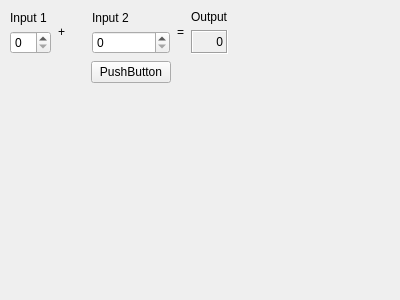
<?xml version="1.0" encoding="UTF-8"?>
<ui version="4.0">
 <class>CalculatorForm</class>
 <widget class="QWidget" name="CalculatorForm">
  <property name="geometry">
   <rect>
    <x>0</x>
    <y>0</y>
    <width>400</width>
    <height>300</height>
   </rect>
  </property>
  <property name="sizePolicy">
   <sizepolicy hsizetype="Preferred" vsizetype="Preferred">
    <horstretch>0</horstretch>
    <verstretch>0</verstretch>
   </sizepolicy>
  </property>
  <property name="windowTitle">
   <string>Calculator Form</string>
  </property>
  <layout class="QGridLayout">
   <property name="leftMargin">
    <number>9</number>
   </property>
   <property name="topMargin">
    <number>9</number>
   </property>
   <property name="rightMargin">
    <number>9</number>
   </property>
   <property name="bottomMargin">
    <number>9</number>
   </property>
   <property name="spacing">
    <number>6</number>
   </property>
   <item row="0" column="1">
    <widget class="QLabel" name="label_3">
     <property name="text">
      <string>+</string>
     </property>
     <property name="alignment">
      <set>Qt::AlignCenter</set>
     </property>
    </widget>
   </item>
   <item row="0" column="0">
    <layout class="QVBoxLayout">
     <property name="spacing">
      <number>6</number>
     </property>
     <property name="leftMargin">
      <number>1</number>
     </property>
     <property name="topMargin">
      <number>1</number>
     </property>
     <property name="rightMargin">
      <number>1</number>
     </property>
     <property name="bottomMargin">
      <number>1</number>
     </property>
     <item>
      <widget class="QLabel" name="label">
       <property name="text">
        <string>Input 1</string>
       </property>
      </widget>
     </item>
     <item>
      <widget class="QSpinBox" name="inputSpinBox1"/>
     </item>
    </layout>
   </item>
   <item row="2" column="2">
    <spacer name="verticalSpacer">
     <property name="orientation">
      <enum>Qt::Vertical</enum>
     </property>
     <property name="sizeHint" stdset="0">
      <size>
       <width>20</width>
       <height>40</height>
      </size>
     </property>
    </spacer>
   </item>
   <item row="0" column="3">
    <layout class="QVBoxLayout">
     <property name="spacing">
      <number>6</number>
     </property>
     <property name="leftMargin">
      <number>1</number>
     </property>
     <property name="topMargin">
      <number>1</number>
     </property>
     <property name="rightMargin">
      <number>1</number>
     </property>
     <property name="bottomMargin">
      <number>1</number>
     </property>
     <item>
      <widget class="QLabel" name="label_2">
       <property name="text">
        <string>Input 2</string>
       </property>
      </widget>
     </item>
     <item>
      <widget class="QSpinBox" name="inputSpinBox2"/>
     </item>
    </layout>
   </item>
   <item row="0" column="5">
    <layout class="QVBoxLayout">
     <property name="spacing">
      <number>6</number>
     </property>
     <property name="leftMargin">
      <number>1</number>
     </property>
     <property name="topMargin">
      <number>1</number>
     </property>
     <property name="rightMargin">
      <number>1</number>
     </property>
     <property name="bottomMargin">
      <number>1</number>
     </property>
     <item>
      <widget class="QLabel" name="label_2_2_2">
       <property name="text">
        <string>Output</string>
       </property>
      </widget>
     </item>
     <item>
      <widget class="QLabel" name="outputWidget">
       <property name="frameShape">
        <enum>QFrame::Box</enum>
       </property>
       <property name="frameShadow">
        <enum>QFrame::Sunken</enum>
       </property>
       <property name="text">
        <string>0</string>
       </property>
       <property name="alignment">
        <set>Qt::AlignAbsolute|Qt::AlignBaseline|Qt::AlignBottom|Qt::AlignCenter|Qt::AlignHCenter|Qt::AlignHorizontal_Mask|Qt::AlignJustify|Qt::AlignLeading|Qt::AlignLeft|Qt::AlignRight|Qt::AlignTop|Qt::AlignTrailing|Qt::AlignVCenter|Qt::AlignVertical_Mask</set>
       </property>
      </widget>
     </item>
    </layout>
   </item>
   <item row="0" column="6">
    <spacer name="horizontalSpacer">
     <property name="orientation">
      <enum>Qt::Horizontal</enum>
     </property>
     <property name="sizeHint" stdset="0">
      <size>
       <width>40</width>
       <height>20</height>
      </size>
     </property>
    </spacer>
   </item>
   <item row="0" column="4">
    <widget class="QLabel" name="label_3_2">
     <property name="text">
      <string>=</string>
     </property>
     <property name="alignment">
      <set>Qt::AlignCenter</set>
     </property>
    </widget>
   </item>
   <item row="1" column="3">
    <widget class="QPushButton" name="pushButton">
     <property name="text">
      <string>PushButton</string>
     </property>
    </widget>
   </item>
  </layout>
 </widget>
 <resources/>
 <connections/>
</ui>
